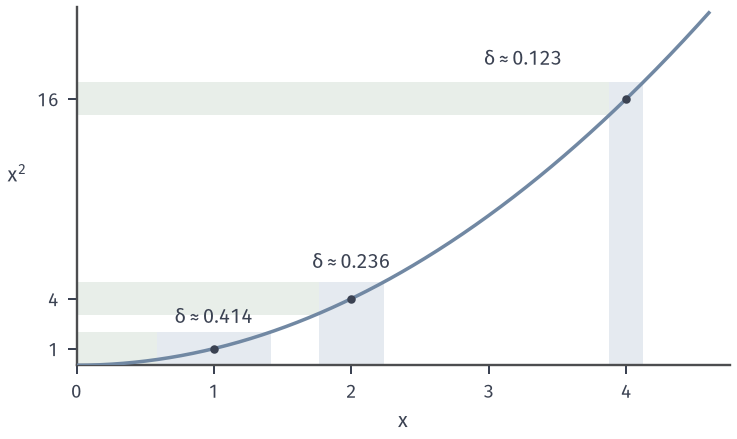

Source code (Python):
from pathlib import Path
import sys
ROOT = next(p for p in Path(__file__).resolve().parents if (p/"build.sh").is_file() and (p/"tex/book.tex").is_file())
sys.path.insert(0, str(ROOT/"figures/00-shared/mathematical-preliminaries-upper/00-shared/comprehension-figures"))
from support import figure, save, BLUE, GREEN, YELLOW, RED, PURPLE, INK, MUTED, GRID, BLUE_FILL, GREEN_FILL, YELLOW_FILL, RED_FILL, PURPLE_FILL
import numpy as np

# y=x^2; at x0 in {1,2,4} with eps=1 the admissible radius is delta=sqrt(x0^2+1)-x0.
fig, ax = figure(width_mm=104, height_mm=62)
x = np.linspace(0, 4.6, 600)
lx, ly = {1: 1, 2: 2, 4: 3.25}, {1: 2.9, 2: 6.2, 4: 18.4}
for x0 in (1, 2, 4):
    d = np.sqrt(x0**2+1)-x0
    ax.fill_between([0, x0+d], x0**2-1, x0**2+1, color=GREEN_FILL, lw=0, zorder=1)
    ax.fill_betweenx([0, x0**2+1], x0-d, x0+d, color=BLUE_FILL, lw=0, zorder=1)
    ax.plot([x0], [x0**2], 'o', ms=3.4, color=INK, mew=0, zorder=4)
    ax.text(lx[x0], ly[x0], rf'$\delta\approx{d:.3f}$', ha='center', va='center', color=INK)
ax.plot(x, x**2, color=BLUE, lw=1.4, zorder=3)
ax.set_xlim(0, 4.75); ax.set_ylim(0, 21.5)
ax.set_xticks([0, 1, 2, 3, 4]); ax.set_yticks([1, 4, 16])
ax.spines['left'].set_linewidth(.95); ax.spines['bottom'].set_linewidth(.95)
ax.set_xlabel('$x$'); ax.set_ylabel('$x^2$', rotation=0, labelpad=8)
save(fig, Path(__file__).resolve().parent, 'figure', {'formula': 'y=x^2; delta(x0)=sqrt(x0^2+1)-x0 for eps=1, x0=1,2,4'})
